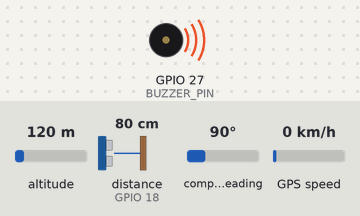
Recording of a sketch running on a simulated ESP32. Parts: buzzer (waves = sounding, pin HIGH). Wiring (inferred from the names in the program): ultrasonic range finder: trigger GPIO 5; echo GPIO 18. The inputs (shaded band) are chosen by the test bench; at power-on: distance to the obstacle (sensor on GPIO 18) 80 cm, altitude 120 m, compass heading 90°, GPS speed 0 km/h. The echo pulse lasts 58.3 µs per cm; WiFi joins after 1.5 s; servers stay silent unless stated; the local clock reads 2024-03-15 10:24:30 at power-on unless the sketch sets it; random numbers use the default seed unless the sketch sets one; the GPS gets a fix after 3 s at 37.7749, -122.4194 with 8 satellites; pins used as bus, display or sensor lines are not drawn; what the sketch prints to the serial monitor is not drawn.

Above: at 0.03 s.
At 1.2 s:
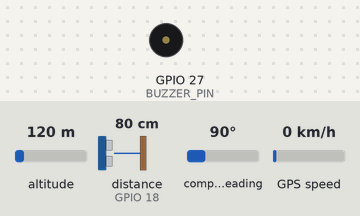
1.3 s: distance to the obstacle (sensor on GPIO 18) set to 34 cm
5.4 s: distance to the obstacle (sensor on GPIO 18) set to 28 cm
Timing chart, 0 to 8.4 s (numbered marks = the images above; inputs shaded):
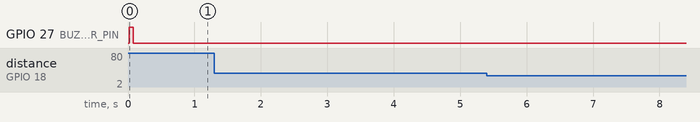

Measured:
- after the input at 1.3 s, every drawn part: stays the same
- after the input at 5.4 s, every drawn part: stays the same

The sketch:

FloodWatch.ino
```cpp
// FloodWatch college prototype. Classic ESP32-WROOM DevKit, not C3/S3 pinout.
// Hardware validation required. See the build tutorial before powering the circuit.
#include <WiFi.h>
#include <HTTPClient.h>
#include <NetworkClientSecure.h>
#include <TinyGPS++.h>
#include <time.h>
#include <algorithm>
#include <cstring>
#include "config.h"

#if __has_include("api-root-ca.h")
#include "api-root-ca.h"
#else
constexpr char API_ROOT_CA[] = "";
#endif

// Existing private configurations retain the original 25/26 wiring.
#ifndef FLOODWATCH_TRIG_PIN
#define FLOODWATCH_TRIG_PIN 25
#endif
#ifndef FLOODWATCH_ECHO_PIN
#define FLOODWATCH_ECHO_PIN 26
#endif
constexpr int TRIG_PIN = FLOODWATCH_TRIG_PIN;
constexpr int ECHO_PIN = FLOODWATCH_ECHO_PIN;
constexpr int BUZZER_PIN = 27;
TinyGPSPlus gps;
HardwareSerial gpsSerial(2);
struct Observation {float distance; double lat, lon; bool fix; time_t at; unsigned long sampledAt;};
QueueHandle_t observations;
unsigned long lastSample=0,lastBurst=0,lastWifiAttempt=0;
float samples[5]; int attempts=0,validSamples=0,invalidCycles=0;
float lastDistance=0; bool hasReading=false;
int alarmState=0,candidateState=-1,confirmations=0;
char bootId[24];
uint32_t sequence=0;

void reportConnections(unsigned long now) {
 static unsigned long lastReport = 0;
 if (now - lastReport < 5000) return;
 lastReport = now;
 if (WiFi.status() == WL_CONNECTED) {
  Serial.print("Wi-Fi connected | ESP32 IP: ");
  Serial.print(WiFi.localIP());
  Serial.println(time(nullptr) >= 1700000000 ? " | Clock ready" : " | Waiting for internet time (NTP)");
 } else {
  Serial.println("Wi-Fi disconnected; check 2.4 GHz network and password.");
 }
 if (gps.charsProcessed() < 10) {
  Serial.println("GPS: no UART data yet; check GPS TX -> GPIO16, power and 9600 baud.");
 } else if (gps.location.isValid() && gps.location.age() < 10000) {
  Serial.printf("GPS fix: %.6f, %.6f | Satellites: %lu\n", gps.location.lat(), gps.location.lng(),
                (unsigned long)gps.satellites.value());
 } else {
  Serial.println("GPS: waiting for a fresh fix; keep the antenna outdoors with a clear sky view.");
 }
}

int classify(float level){return level>=CRITICAL_CM?3:level>=WARNING_CM?2:level>=ADVISORY_CM?1:0;}
float boundary(int state){return state==3?CRITICAL_CM:state==2?WARNING_CM:ADVISORY_CM;}
void updateState(float level){
 int target=classify(level);
 // Require a 3 cm fall below the current state's boundary before clearing it.
 if(target<alarmState && level>=boundary(alarmState)-3.0f) target=alarmState;
 if(target==alarmState){candidateState=-1;confirmations=0;return;}
 if(target!=candidateState){candidateState=target;confirmations=1;}else confirmations++;
 if(confirmations>=3){alarmState=target;candidateState=-1;confirmations=0;}
}
void networkTask(void*){
 const bool https = std::strncmp(API_URL, "https://", 8) == 0;
 if (!https && std::strncmp(API_URL, "http://", 7) != 0) {
  Serial.println("Telemetry disabled: API_URL must start with http:// or https://.");
  vTaskDelete(nullptr);
  return;
 }
 if (https && API_ROOT_CA[0] == '\0') {
  Serial.println("HTTPS telemetry disabled: add the API root CA to api-root-ca.h.");
  vTaskDelete(nullptr);
  return;
 }

 NetworkClient lanClient;
 NetworkClientSecure tlsClient;
 if (https) {
  tlsClient.setCACert(API_ROOT_CA);
  tlsClient.setHandshakeTimeout(5);
 }
 NetworkClient& client = https ? static_cast<NetworkClient&>(tlsClient) : lanClient;
 const uint16_t timeoutMs = https ? 5000 : 1500;

 Observation o;
 for(;;){
  if(xQueueReceive(observations,&o,pdMS_TO_TICKS(1000))!=pdTRUE) continue;
  if(WiFi.status()!=WL_CONNECTED || time(nullptr)<1700000000 || millis()-o.sampledAt>15000) continue;
  struct tm utc; gmtime_r(&o.at,&utc); char stamp[32]; strftime(stamp,sizeof(stamp),"%Y-%m-%dT%H:%M:%SZ",&utc);
  const String coords=o.fix?String("\"latitude\":")+String(o.lat,6)+",\"longitude\":"+String(o.lon,6):"\"latitude\":null,\"longitude\":null";
  const uint32_t packetSequence=sequence++;
  String body=String("{\"deviceId\":\"FW-001\",\"bootId\":\"")+bootId+"\",\"sequence\":"+String(packetSequence)+",\"observedAtUtc\":\""+stamp+"\",\"distanceCm\":"+String(o.distance,2)+","+coords+"}";
  HTTPClient http;
  http.setConnectTimeout(timeoutMs);
  http.setTimeout(timeoutMs);
  http.setReuse(false);
  http.setFollowRedirects(HTTPC_DISABLE_FOLLOW_REDIRECTS);
  if (!http.begin(client, API_URL)) {
   Serial.println("Unable to open API_URL; check the configured address.");
   continue;
  }

  http.addHeader("Content-Type", "application/json");
  http.addHeader("X-Device-Key", DEVICE_KEY);
  const int code = http.POST(body);
  Serial.printf("API HTTP %d\n", code);
  if (code < 0) {
   Serial.println(HTTPClient::errorToString(code));
   if (https) {
    char error[125];
    if (tlsClient.lastError(error, sizeof(error)) < 0) Serial.printf("TLS: %s\n", error);
   }
  } else if (code >= 400) {
   Serial.println(http.getString());
  }
  http.end();
  // Starter behavior: one attempt per observation, no offline replay.
 }
}
void setup(){
 Serial.begin(115200);pinMode(TRIG_PIN,OUTPUT);digitalWrite(TRIG_PIN,LOW);
 pinMode(ECHO_PIN,INPUT);pinMode(BUZZER_PIN,OUTPUT);digitalWrite(BUZZER_PIN,LOW);
 if(!(MOUNTING_HEIGHT_CM>=40 && MOUNTING_HEIGHT_CM<=600 && SENSOR_MIN_CM>=30 &&
      ADVISORY_CM>=0 && ADVISORY_CM<WARNING_CM && WARNING_CM<CRITICAL_CM &&
      CRITICAL_CM<=MOUNTING_HEIGHT_CM-SENSOR_MIN_CM)){
  Serial.println("Invalid height/threshold configuration. Correct config.h before use.");
  for(;;) delay(1000);
 }
 gpsSerial.begin(9600,SERIAL_8N1,16,17);
 snprintf(bootId,sizeof(bootId),"%08lx%08lx",(unsigned long)esp_random(),(unsigned long)esp_random());
 observations=xQueueCreate(1,sizeof(Observation));
 if(!observations || xTaskCreate(networkTask,"telemetry",8192,nullptr,1,nullptr)!=pdPASS){
  Serial.println("Telemetry task failed; restart required.");for(;;) delay(1000);
 }
 WiFi.mode(WIFI_STA);WiFi.begin(WIFI_SSID,WIFI_PASSWORD);
 configTime(0,0,"pool.ntp.org","time.google.com");
 Serial.printf("Sensor pins: TRIG %d, ECHO %d | GPS RX 16, TX 17 at 9600\n", TRIG_PIN, ECHO_PIN);
 Serial.print("API target: "); Serial.println(API_URL);
 Serial.println("FloodWatch started. Local sensing continues without Wi-Fi.");
}
void loop(){
 while(gpsSerial.available()) gps.encode(gpsSerial.read());
 const unsigned long now=millis();
 reportConnections(now);
 if(WiFi.status()!=WL_CONNECTED && now-lastWifiAttempt>=15000){lastWifiAttempt=now;WiFi.reconnect();}
 if(now-lastBurst>=2000 && now-lastSample>=100){
  lastSample=now;
  digitalWrite(TRIG_PIN,LOW);delayMicroseconds(3);digitalWrite(TRIG_PIN,HIGH);delayMicroseconds(20);digitalWrite(TRIG_PIN,LOW);
  unsigned long echo=pulseIn(ECHO_PIN,HIGH,35000);
  float distance=echo*0.0343f/2.0f;
  if(echo>0 && distance>=SENSOR_MIN_CM && distance<=MOUNTING_HEIGHT_CM) samples[validSamples++]=distance;
  if(++attempts==5){
   if(validSamples>=3){
    std::sort(samples,samples+validSamples);lastDistance=samples[validSamples/2];hasReading=true;invalidCycles=0;
    const float level=MOUNTING_HEIGHT_CM-lastDistance;updateState(level);
    Serial.printf("Distance %.1f cm | Level %.1f cm | State %d\n",lastDistance,level,alarmState);
    static unsigned long lastSend=0;
    if(now-lastSend>=10000){
     lastSend=now;Observation o={};o.distance=lastDistance;o.at=time(nullptr);o.sampledAt=now;
     o.fix=gps.location.isValid() && gps.location.age()<10000;
     o.lat=gps.location.lat();o.lon=gps.location.lng();
     if(o.at>=1700000000) xQueueOverwrite(observations,&o);
     else Serial.println("Waiting for NTP clock sync; local sensing active.");
    }
   }else{
    invalidCycles++;candidateState=-1;confirmations=0;
    Serial.println("Invalid sensor cycle; no reading sent.");
   }
   attempts=validSamples=0;lastBurst=now;
  }
 }
 const bool fault=invalidCycles>=3 || !hasReading;
 // Preserve hazard pattern on sensor fault; otherwise a brief chirp every 5 s.
 const bool on=alarmState==3 ? now%400<180 : alarmState==2 ? now%1500<220 : fault ? now%5000<80 : false;
 digitalWrite(BUZZER_PIN,on?HIGH:LOW);
 delay(1);
}
```

api-root-ca.example.h
```cpp
#pragma once
// For an HTTPS API, copy this file to api-root-ca.h. Replace the empty string
// with the trusted CA certificate in PEM format, including the BEGIN and END lines.
// A C++ raw string literal preserves the PEM's original line breaks.
constexpr char API_ROOT_CA[] = "";
```

config.example.h
```cpp
#pragma once
// Copy this file to config.h. Never commit your real Wi-Fi password or API key.
constexpr char WIFI_SSID[] = "YOUR_2_4_GHZ_WIFI";
constexpr char WIFI_PASSWORD[] = "YOUR_WIFI_PASSWORD";
// Use the local HTTP address on the test LAN. For a hosted API, use its final
// https:// URL ending in /api/readings and include its CA in api-root-ca.h.
constexpr char API_URL[] = "http://192.168.1.10:5086/api/readings";
constexpr char DEVICE_KEY[] = "REPLACE_WITH_SERVER_DEVICE_API_KEY";
// Student setup already tested on GPIO5/GPIO18. Keep the ECHO voltage divider.
#define FLOODWATCH_TRIG_PIN 5
#define FLOODWATCH_ECHO_PIN 18
// Bench example in the GPS/webpage guide. Set the real height before mounting.
constexpr float MOUNTING_HEIGHT_CM = 100.0f;
constexpr float ADVISORY_CM = 10.0f;
constexpr float WARNING_CM = 30.0f;
constexpr float CRITICAL_CM = 50.0f;
constexpr float SENSOR_MIN_CM = 30.0f; // Increase if your sensor needs more clearance.
```
